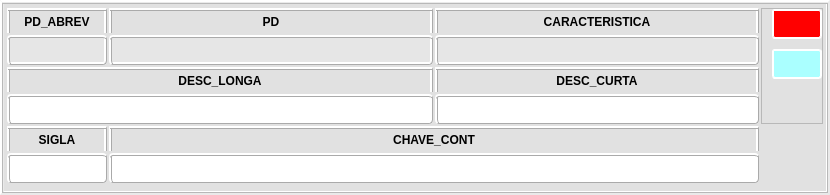
<?xml version="1.0" encoding="UTF-8"?>
<ui version="4.0">
 <class>MainCadContents</class>
 <widget class="QMainWindow" name="MainCadContents">
  <property name="geometry">
   <rect>
    <x>0</x>
    <y>0</y>
    <width>830</width>
    <height>195</height>
   </rect>
  </property>
  <property name="minimumSize">
   <size>
    <width>830</width>
    <height>195</height>
   </size>
  </property>
  <property name="maximumSize">
   <size>
    <width>830</width>
    <height>195</height>
   </size>
  </property>
  <property name="windowTitle">
   <string>MainWindow</string>
  </property>
  <property name="styleSheet">
   <string notr="true">#centralwidget{
	background-color:rgb(225, 225, 225);
	border-style: ridge;
	border-width: 4px;
    border-radius: 0px;
    border-color: rgb(234, 234, 234);
	padding-left: 5px;
	}

QLineEdit{
	padding: 0px 0px 0px 5px;
	background-color: rgb(230, 230, 230);
	border-style: ridge;
	border-width: 3px;
	border-radius: 4px; 
    border-color: rgb(170, 170, 170);
    font: bold 12px;
}

QPushButton{	
	background-color: rgb(170, 255, 255);
    border-style: ridge;
    border-width: 2px;
    border-radius: 3px; 
    border-color: rgb(255, 255, 255);
}
QPushButton::hover {
    background-color: rgb(0, 181, 181);
    border-style: ridge;
}
QPushButton::pressed {
    background-color: rgb(0, 181, 181);
    border-style: ridge;
}

QLabel{	
	border-style: ridge;
	border-width: 3px 3px 0px 3px;
	border-radius: 0px; 
    border-color: rgb(170, 170, 170);
    font: bold 12px;	
	color: rgb(0, 0, 0);
}</string>
  </property>
  <widget class="QWidget" name="centralwidget">
   <layout class="QVBoxLayout" name="verticalLayout_2">
    <property name="spacing">
     <number>0</number>
    </property>
    <property name="leftMargin">
     <number>2</number>
    </property>
    <property name="topMargin">
     <number>3</number>
    </property>
    <property name="rightMargin">
     <number>2</number>
    </property>
    <property name="bottomMargin">
     <number>2</number>
    </property>
    <item>
     <widget class="QFrame" name="frame_2">
      <property name="frameShape">
       <enum>QFrame::StyledPanel</enum>
      </property>
      <property name="frameShadow">
       <enum>QFrame::Raised</enum>
      </property>
      <layout class="QGridLayout" name="gridLayout">
       <property name="leftMargin">
        <number>4</number>
       </property>
       <property name="topMargin">
        <number>4</number>
       </property>
       <property name="rightMargin">
        <number>4</number>
       </property>
       <property name="bottomMargin">
        <number>4</number>
       </property>
       <property name="spacing">
        <number>2</number>
       </property>
       <item row="7" column="1" colspan="2">
        <widget class="QLineEdit" name="txt_chave_cont">
         <property name="minimumSize">
          <size>
           <width>0</width>
           <height>30</height>
          </size>
         </property>
         <property name="styleSheet">
          <string notr="true">background-color: rgb(255, 255, 255);</string>
         </property>
        </widget>
       </item>
       <item row="2" column="1">
        <widget class="QLineEdit" name="txt_pd">
         <property name="minimumSize">
          <size>
           <width>0</width>
           <height>30</height>
          </size>
         </property>
         <property name="readOnly">
          <bool>true</bool>
         </property>
        </widget>
       </item>
       <item row="1" column="0">
        <widget class="QLabel" name="label_2">
         <property name="minimumSize">
          <size>
           <width>0</width>
           <height>25</height>
          </size>
         </property>
         <property name="maximumSize">
          <size>
           <width>16777215</width>
           <height>25</height>
          </size>
         </property>
         <property name="text">
          <string>PD_ABREV</string>
         </property>
         <property name="alignment">
          <set>Qt::AlignCenter</set>
         </property>
        </widget>
       </item>
       <item row="2" column="0">
        <widget class="QLineEdit" name="txt_pd_abrev">
         <property name="minimumSize">
          <size>
           <width>0</width>
           <height>30</height>
          </size>
         </property>
         <property name="maximumSize">
          <size>
           <width>100</width>
           <height>16777215</height>
          </size>
         </property>
         <property name="readOnly">
          <bool>true</bool>
         </property>
        </widget>
       </item>
       <item row="4" column="2">
        <widget class="QLineEdit" name="txt_desc_curta">
         <property name="minimumSize">
          <size>
           <width>0</width>
           <height>30</height>
          </size>
         </property>
         <property name="styleSheet">
          <string notr="true">background-color: rgb(255, 255, 255);</string>
         </property>
        </widget>
       </item>
       <item row="4" column="0" colspan="2">
        <widget class="QLineEdit" name="txt_desc_long">
         <property name="minimumSize">
          <size>
           <width>0</width>
           <height>30</height>
          </size>
         </property>
         <property name="styleSheet">
          <string notr="true">background-color: rgb(255, 255, 255);</string>
         </property>
         <property name="text">
          <string/>
         </property>
        </widget>
       </item>
       <item row="1" column="2">
        <widget class="QLabel" name="label_3">
         <property name="minimumSize">
          <size>
           <width>0</width>
           <height>25</height>
          </size>
         </property>
         <property name="maximumSize">
          <size>
           <width>16777215</width>
           <height>25</height>
          </size>
         </property>
         <property name="text">
          <string>CARACTERISTICA</string>
         </property>
         <property name="alignment">
          <set>Qt::AlignCenter</set>
         </property>
        </widget>
       </item>
       <item row="1" column="1">
        <widget class="QLabel" name="label">
         <property name="minimumSize">
          <size>
           <width>0</width>
           <height>25</height>
          </size>
         </property>
         <property name="maximumSize">
          <size>
           <width>16777215</width>
           <height>25</height>
          </size>
         </property>
         <property name="text">
          <string>PD</string>
         </property>
         <property name="alignment">
          <set>Qt::AlignCenter</set>
         </property>
        </widget>
       </item>
       <item row="6" column="0">
        <widget class="QLabel" name="label_6">
         <property name="minimumSize">
          <size>
           <width>0</width>
           <height>25</height>
          </size>
         </property>
         <property name="maximumSize">
          <size>
           <width>16777215</width>
           <height>25</height>
          </size>
         </property>
         <property name="text">
          <string>SIGLA</string>
         </property>
         <property name="alignment">
          <set>Qt::AlignCenter</set>
         </property>
        </widget>
       </item>
       <item row="2" column="2">
        <widget class="QLineEdit" name="txt_carac">
         <property name="minimumSize">
          <size>
           <width>0</width>
           <height>30</height>
          </size>
         </property>
         <property name="readOnly">
          <bool>true</bool>
         </property>
        </widget>
       </item>
       <item row="6" column="1" colspan="2">
        <widget class="QLabel" name="label_8">
         <property name="minimumSize">
          <size>
           <width>0</width>
           <height>25</height>
          </size>
         </property>
         <property name="maximumSize">
          <size>
           <width>16777215</width>
           <height>25</height>
          </size>
         </property>
         <property name="text">
          <string>CHAVE_CONT</string>
         </property>
         <property name="alignment">
          <set>Qt::AlignCenter</set>
         </property>
        </widget>
       </item>
       <item row="3" column="2">
        <widget class="QLabel" name="label_5">
         <property name="minimumSize">
          <size>
           <width>0</width>
           <height>25</height>
          </size>
         </property>
         <property name="maximumSize">
          <size>
           <width>16777215</width>
           <height>25</height>
          </size>
         </property>
         <property name="text">
          <string>DESC_CURTA</string>
         </property>
         <property name="alignment">
          <set>Qt::AlignCenter</set>
         </property>
        </widget>
       </item>
       <item row="3" column="0" colspan="2">
        <widget class="QLabel" name="label_4">
         <property name="minimumSize">
          <size>
           <width>0</width>
           <height>25</height>
          </size>
         </property>
         <property name="maximumSize">
          <size>
           <width>16777215</width>
           <height>25</height>
          </size>
         </property>
         <property name="text">
          <string>DESC_LONGA</string>
         </property>
         <property name="alignment">
          <set>Qt::AlignCenter</set>
         </property>
        </widget>
       </item>
       <item row="1" column="3" rowspan="4" colspan="2">
        <widget class="QFrame" name="frame">
         <property name="frameShape">
          <enum>QFrame::StyledPanel</enum>
         </property>
         <property name="frameShadow">
          <enum>QFrame::Raised</enum>
         </property>
         <layout class="QVBoxLayout" name="verticalLayout">
          <property name="spacing">
           <number>10</number>
          </property>
          <property name="leftMargin">
           <number>10</number>
          </property>
          <property name="topMargin">
           <number>0</number>
          </property>
          <property name="rightMargin">
           <number>0</number>
          </property>
          <property name="bottomMargin">
           <number>0</number>
          </property>
          <item>
           <widget class="QPushButton" name="btn_close">
            <property name="minimumSize">
             <size>
              <width>50</width>
              <height>30</height>
             </size>
            </property>
            <property name="maximumSize">
             <size>
              <width>50</width>
              <height>16777215</height>
             </size>
            </property>
            <property name="toolTip">
             <string>&lt;html&gt;&lt;head/&gt;&lt;body&gt;&lt;p&gt;&lt;span style=&quot; font-weight:700;&quot;&gt;Fechar&lt;/span&gt;&lt;/p&gt;&lt;/body&gt;&lt;/html&gt;</string>
            </property>
            <property name="styleSheet">
             <string notr="true">QPushButton{	
	background-color: rgb(255, 0, 0);

}
QPushButton::hover {
    background-color: rgb(202, 0, 0);
    border-style: inset;
}
QPushButton::pressed {
    background-color: rgb(202, 0, 0);
    border-style: inset;
}</string>
            </property>
            <property name="text">
             <string/>
            </property>
            <property name="icon">
             <iconset resource="../assets/icons/icons.qrc">
              <normaloff>:/icons/cancelar-50.png</normaloff>:/icons/cancelar-50.png</iconset>
            </property>
            <property name="iconSize">
             <size>
              <width>20</width>
              <height>20</height>
             </size>
            </property>
           </widget>
          </item>
          <item>
           <widget class="QPushButton" name="btn_salve">
            <property name="minimumSize">
             <size>
              <width>50</width>
              <height>30</height>
             </size>
            </property>
            <property name="maximumSize">
             <size>
              <width>50</width>
              <height>16777215</height>
             </size>
            </property>
            <property name="toolTip">
             <string>&lt;html&gt;&lt;head/&gt;&lt;body&gt;&lt;p&gt;&lt;span style=&quot; font-weight:700;&quot;&gt;Salvar&lt;/span&gt;&lt;/p&gt;&lt;/body&gt;&lt;/html&gt;</string>
            </property>
            <property name="text">
             <string/>
            </property>
            <property name="icon">
             <iconset resource="../assets/icons/icons.qrc">
              <normaloff>:/icons/salvar-e-fechar.png</normaloff>:/icons/salvar-e-fechar.png</iconset>
            </property>
            <property name="iconSize">
             <size>
              <width>20</width>
              <height>20</height>
             </size>
            </property>
           </widget>
          </item>
          <item>
           <spacer name="verticalSpacer">
            <property name="orientation">
             <enum>Qt::Vertical</enum>
            </property>
            <property name="sizeHint" stdset="0">
             <size>
              <width>20</width>
              <height>40</height>
             </size>
            </property>
           </spacer>
          </item>
         </layout>
        </widget>
       </item>
       <item row="7" column="0">
        <widget class="QLineEdit" name="txt_sigla">
         <property name="minimumSize">
          <size>
           <width>0</width>
           <height>30</height>
          </size>
         </property>
         <property name="maximumSize">
          <size>
           <width>100</width>
           <height>16777215</height>
          </size>
         </property>
         <property name="styleSheet">
          <string notr="true">background-color: rgb(255, 255, 255);</string>
         </property>
        </widget>
       </item>
      </layout>
     </widget>
    </item>
   </layout>
  </widget>
 </widget>
 <tabstops>
  <tabstop>txt_desc_long</tabstop>
  <tabstop>txt_desc_curta</tabstop>
  <tabstop>txt_sigla</tabstop>
  <tabstop>txt_chave_cont</tabstop>
  <tabstop>btn_salve</tabstop>
  <tabstop>btn_close</tabstop>
  <tabstop>txt_carac</tabstop>
  <tabstop>txt_pd</tabstop>
  <tabstop>txt_pd_abrev</tabstop>
 </tabstops>
 <resources>
  <include location="../assets/icons/icons.qrc"/>
 </resources>
 <connections/>
</ui>
